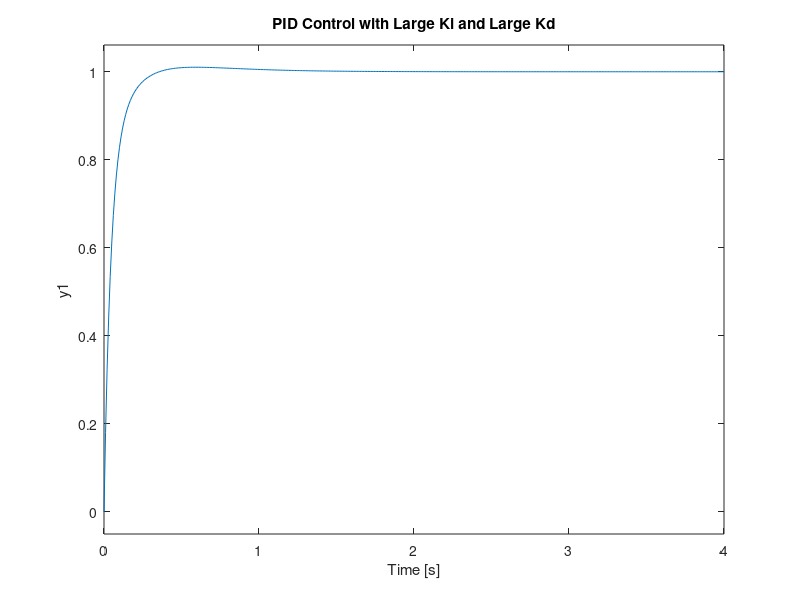

MATLAB code for this plot:
J = 0.01;
b = 0.1;
K = 0.01;
R = 1;
L = 0.5;

s = tf('s');
P_motor = K/((J*s+b)*(L*s+R)+K^2);

Kp = 100;
Ki = 200;
Kd = 10;

C = pid(Kp,Ki,Kd);
sys_cl = feedback(C*P_motor,1);

step(sys_cl, 0:0.01:4)
grid
title('PID Control with Large Ki and Large Kd')
